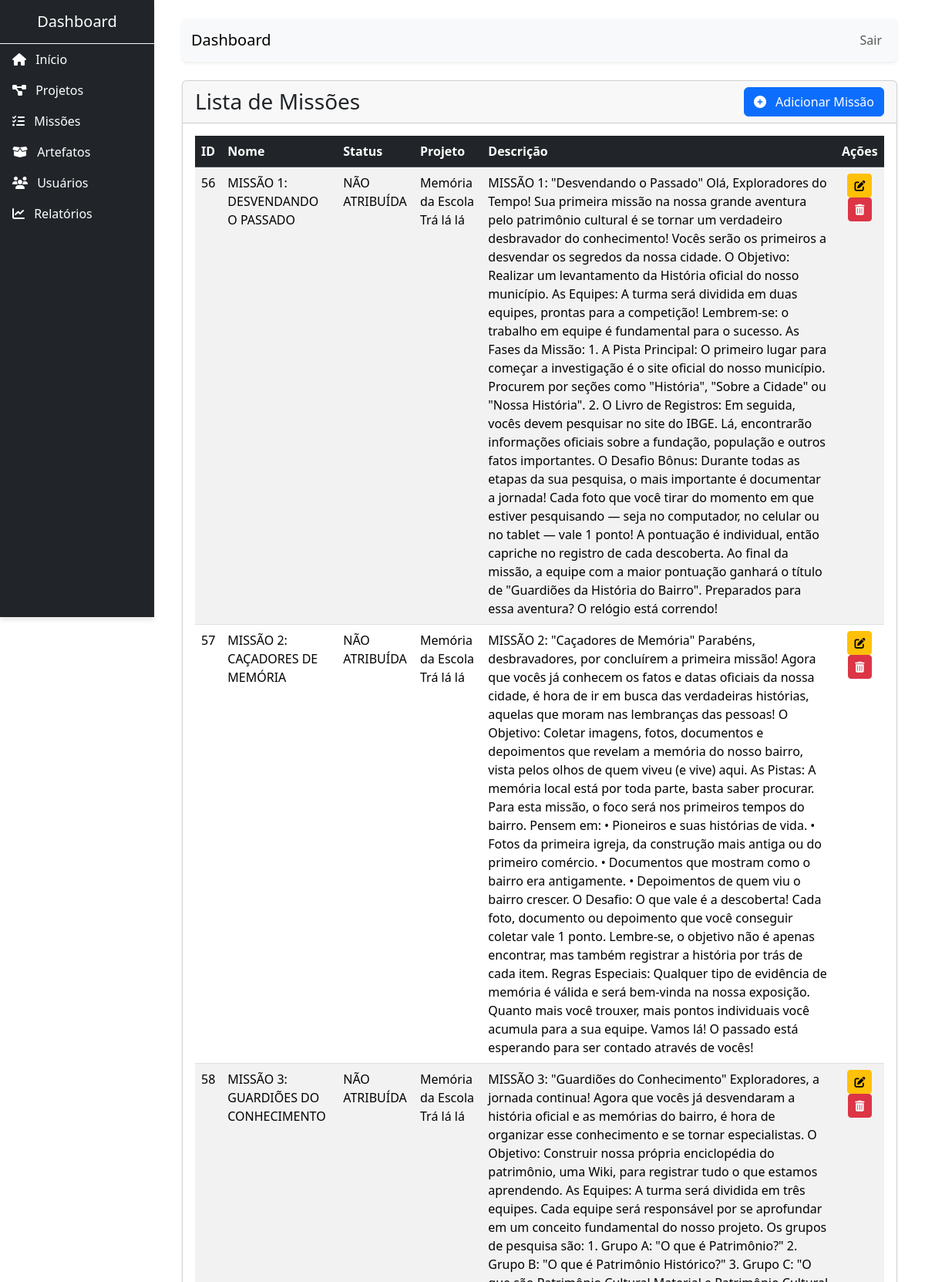
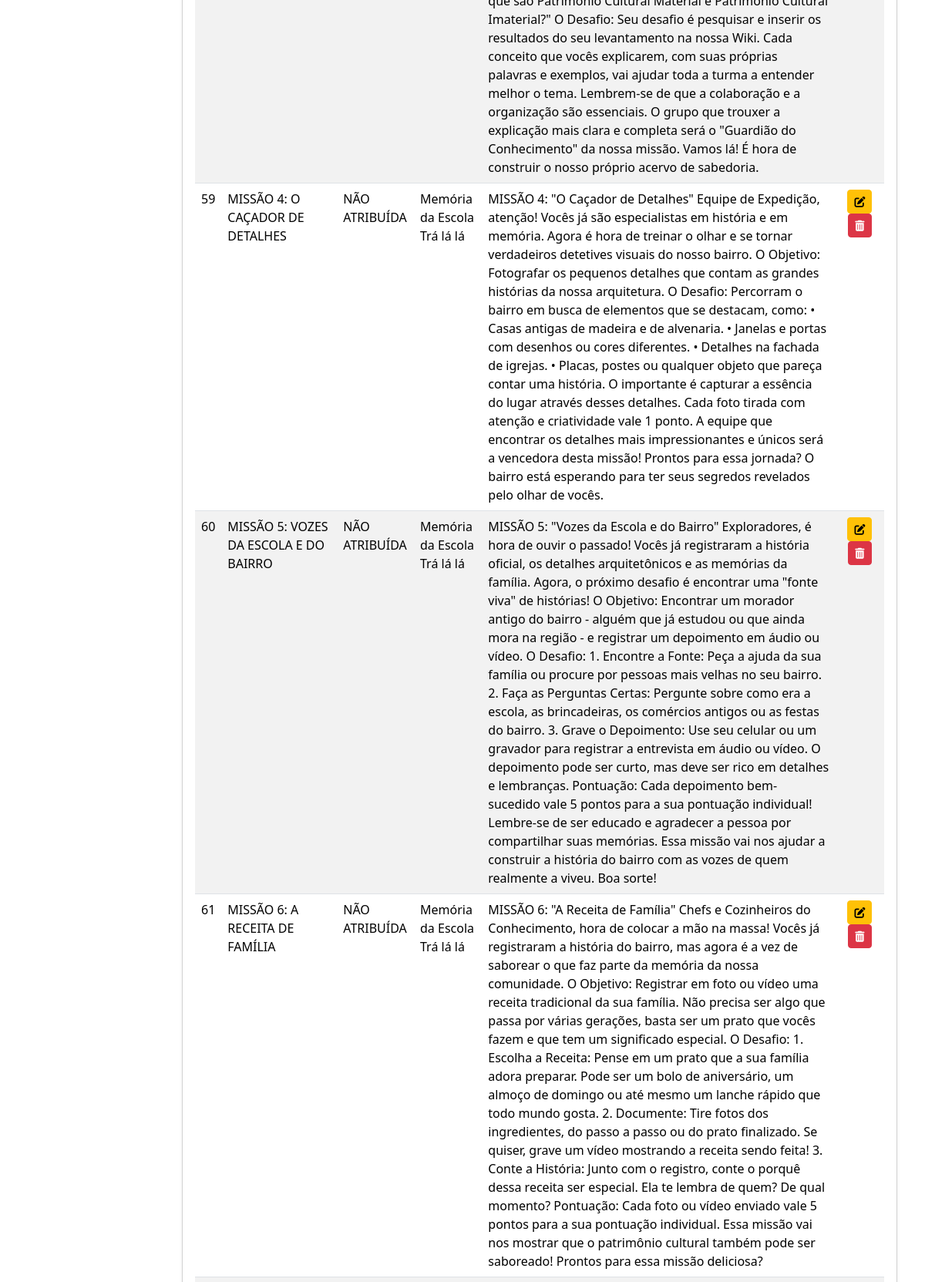
Screenshot of /index.php/mission (upper part) with the database file from the repository (2 pictures, top to bottom).
### tables this page shows
CREATE TABLE IF NOT EXISTS `missions` (
  `id` int(10) NOT NULL AUTO_INCREMENT,
  `name` enum('MISSÃO 1: DESVENDANDO O PASSADO','MISSÃO 2: CAÇADORES DE MEMÓRIA','MISSÃO 3: GUARDIÕES DO CONHECIMENTO','MISSÃO 4: O CAÇADOR DE DETALHES','MISSÃO 5: VOZES DA ESCOLA E DO BAIRRO','MISSÃO 6: A RECEITA DE FAMÍLIA') NOT NULL,
  `desc` longtext DEFAULT NULL,
  `created_at` timestamp NOT NULL DEFAULT current_timestamp(),
  `begin_at` date DEFAULT NULL,
  `final_preview` date DEFAULT NULL,
  `final_real` timestamp NULL DEFAULT NULL,
  `status` enum('NÃO ATRIBUÍDA','ATRIBUÍDA','INICIADA','FINALIZADA','PAUSADA') DEFAULT 'NÃO ATRIBUÍDA',
  `project_id` int(10) DEFAULT NULL,
  PRIMARY KEY (`id`)
);

CREATE TABLE IF NOT EXISTS `projects` (
  `id` int(10) unsigned NOT NULL AUTO_INCREMENT,
  `created_at` date DEFAULT NULL,
  `begin_at` date DEFAULT NULL,
  `final_preview` date DEFAULT NULL,
  `final_real` date DEFAULT NULL,
  `name` varchar(255) DEFAULT NULL,
  `desc` text DEFAULT NULL,
  `team` varchar(255) DEFAULT NULL,
  `institution` varchar(255) DEFAULT NULL,
  PRIMARY KEY (`id`)
);

### application/controllers/Mission.php (called while the page is built, shortened)
<?php
class Mission extends CI_Controller {
    public function __construct() {
        $this->load->model('Artifact_model');
        $this->load->model('User_model');
        $this->load->model('Mission_model');
        $this->load->model('Project_model');
        $this->load->helper('url');
        $this->load->library('upload');
    }
    public function index() {
        $data['title'] = 'Listar Missões';
        $main_content = 'missions/list';
        $data['missions'] = $this->Mission_model->get_missions();
        foreach ($data['missions'] as $key => $value) {
            $value->project_name = $this->Project_model->get_project($value->project_id)->name;
        }
        $this->load->view('template_admin', [
            'main_content'  => $main_content,
            'data'          => $data
        ]);
    }
}

### index.php (called while the page is built, shortened)
<?php
require_once BASEPATH.'core/CodeIgniter.php';

### application/models/Mission_model.php (called while the page is built, shortened)
<?php
class Mission_model extends CI_Model {
    public function get_missions() {
        $query = $this->db->get('missions');
        return $query->result();
    }
}

### application/views/missions/list.php (the view)
<div class="card shadow-sm mb-4">
    <div class="card-header d-flex justify-content-between align-items-center">
        <h1 class="card-title h3 mb-0">Lista de Missões</h1>
        <a href="<?php echo base_url('mission/add'); ?>" class="btn btn-primary">
            <i class="fas fa-plus-circle me-2"></i> Adicionar Missão
        </a>
    </div>
    <div class="card-body">
        <?php if (empty($missions)): ?>
            <div class="alert alert-info" role="alert">
                Nenhuma missão encontrada.
            </div>
        <?php else: ?>
            <div class="table-responsive">
                <table class="table table-striped table-hover">
                    <thead class="table-dark">
                        <tr>
                            <th>ID</th>
                            <th>Nome</th>
                            <th>Status</th>
                            <th>Projeto</th>
                            <th>Descrição</th>
                            <th class="text-center">Ações</th>
                        </tr>
                    </thead>
                    <tbody>
                        <?php foreach($missions as $mission): ?>
                        <tr>
                            <td><?php echo $mission->id; ?></td>
                            <td><?php echo $mission->name; ?></td>
                            <td><?php echo $mission->status; ?></td>
                            <td><?php echo $mission->project_name;?></td>
                            <td><?php echo $mission->desc; ?></td>
                            <td class="text-center">
                                <a href="<?php echo base_url('mission/edit/' . $mission->id); ?>" class="btn btn-sm btn-warning">
                                    <i class="fas fa-edit"></i>
                                </a>
                                <a href="<?php echo base_url('mission/delete/' . $mission->id); ?>" class="btn btn-sm btn-danger" onclick="return confirm('Tem certeza?');">
                                    <i class="fas fa-trash-alt"></i>
                                </a>
                            </td>
                        </tr>
                        <?php endforeach; ?>
                    </tbody>
                </table>
            </div>
        <?php endif; ?>
    </div>
</div>

### rows the page displays
missions: id "56", name "MISSÃO 1: DESVENDANDO O PASSADO", status "NÃO ATRIBUÍDA", project.name "Memória da Escola Trá lá lá", desc "MISSÃO 1: \"Desvendando o Passado\" Olá, Exploradores do Tempo! Sua primeira missão na nossa grande aventura pelo patrimônio cultural é se tornar um verdadeiro desbravador do conhecimento! Vocês serão os primeiros a desvendar os segredos da nossa cidade. O Objetivo: Realizar um levantamento da História oficial do nosso município. As Equipes: A turma será dividida em duas equipes, prontas para a competição! Lembrem-se: o trabalho em equipe é fundamental para o sucesso. As Fases da Missão: 1. A Pista Principal: O primeiro lugar para começar a investigação é o site oficial do nosso município. Procurem por seções como \"História\", \"Sobre a Cidade\" ou \"Nossa História\". 2. O Livro de Registros: Em…"
missions: id "57", name "MISSÃO 2: CAÇADORES DE MEMÓRIA", status "NÃO ATRIBUÍDA", project.name "Memória da Escola Trá lá lá", desc "MISSÃO 2: \"Caçadores de Memória\" Parabéns, desbravadores, por concluírem a primeira missão! Agora que vocês já conhecem os fatos e datas oficiais da nossa cidade, é hora de ir em busca das verdadeiras histórias, aquelas que moram nas lembranças das pessoas! O Objetivo: Coletar imagens, fotos, documentos e depoimentos que revelam a memória do nosso bairro, vista pelos olhos de quem viveu (e vive) aqui. As Pistas: A memória local está por toda parte, basta saber procurar. Para esta missão, o foco será nos primeiros tempos do bairro. Pensem em: • Pioneiros e suas histórias de vida. • Fotos da primeira igreja, da construção mais antiga ou do primeiro comércio. • Documentos que mostram como o…"
missions: id "58", name "MISSÃO 3: GUARDIÕES DO CONHECIMENTO", status "NÃO ATRIBUÍDA", project.name "Memória da Escola Trá lá lá", desc "MISSÃO 3: \"Guardiões do Conhecimento\" Exploradores, a jornada continua! Agora que vocês já desvendaram a história oficial e as memórias do bairro, é hora de organizar esse conhecimento e se tornar especialistas. O Objetivo: Construir nossa própria enciclopédia do patrimônio, uma Wiki, para registrar tudo o que estamos aprendendo. As Equipes: A turma será dividida em três equipes. Cada equipe será responsável por se aprofundar em um conceito fundamental do nosso projeto. Os grupos de pesquisa são: 1. Grupo A: \"O que é Patrimônio?\" 2. Grupo B: \"O que é Patrimônio Histórico?\" 3. Grupo C: \"O que são Patrimônio Cultural Material e Patrimônio Cultural Imaterial?\" O Desafio: Seu desafio é…"
missions: id "59", name "MISSÃO 4: O CAÇADOR DE DETALHES", status "NÃO ATRIBUÍDA", project.name "Memória da Escola Trá lá lá", desc "MISSÃO 4: \"O Caçador de Detalhes\" Equipe de Expedição, atenção! Vocês já são especialistas em história e em memória. Agora é hora de treinar o olhar e se tornar verdadeiros detetives visuais do nosso bairro. O Objetivo: Fotografar os pequenos detalhes que contam as grandes histórias da nossa arquitetura. O Desafio: Percorram o bairro em busca de elementos que se destacam, como: • Casas antigas de madeira e de alvenaria. • Janelas e portas com desenhos ou cores diferentes. • Detalhes na fachada de igrejas. • Placas, postes ou qualquer objeto que pareça contar uma história. O importante é capturar a essência do lugar através desses detalhes. Cada foto tirada com atenção e criatividade vale 1…"
missions: id "60", name "MISSÃO 5: VOZES DA ESCOLA E DO BAIRRO", status "NÃO ATRIBUÍDA", project.name "Memória da Escola Trá lá lá", desc "MISSÃO 5: \"Vozes da Escola e do Bairro\" Exploradores, é hora de ouvir o passado! Vocês já registraram a história oficial, os detalhes arquitetônicos e as memórias da família. Agora, o próximo desafio é encontrar uma \"fonte viva\" de histórias! O Objetivo: Encontrar um morador antigo do bairro - alguém que já estudou ou que ainda mora na região - e registrar um depoimento em áudio ou vídeo. O Desafio: 1. Encontre a Fonte: Peça a ajuda da sua família ou procure por pessoas mais velhas no seu bairro. 2. Faça as Perguntas Certas: Pergunte sobre como era a escola, as brincadeiras, os comércios antigos ou as festas do bairro. 3. Grave o Depoimento: Use seu celular ou um gravador para registrar a…"
missions: id "61", name "MISSÃO 6: A RECEITA DE FAMÍLIA", status "NÃO ATRIBUÍDA", project.name "Memória da Escola Trá lá lá", desc "MISSÃO 6: \"A Receita de Família\" Chefs e Cozinheiros do Conhecimento, hora de colocar a mão na massa! Vocês já registraram a história do bairro, mas agora é a vez de saborear o que faz parte da memória da nossa comunidade. O Objetivo: Registrar em foto ou vídeo uma receita tradicional da sua família. Não precisa ser algo que passa por várias gerações, basta ser um prato que vocês fazem e que tem um significado especial. O Desafio: 1. Escolha a Receita: Pense em um prato que a sua família adora preparar. Pode ser um bolo de aniversário, um almoço de domingo ou até mesmo um lanche rápido que todo mundo gosta. 2. Documente: Tire fotos dos ingredientes, do passo a passo ou do prato finalizado.…"
